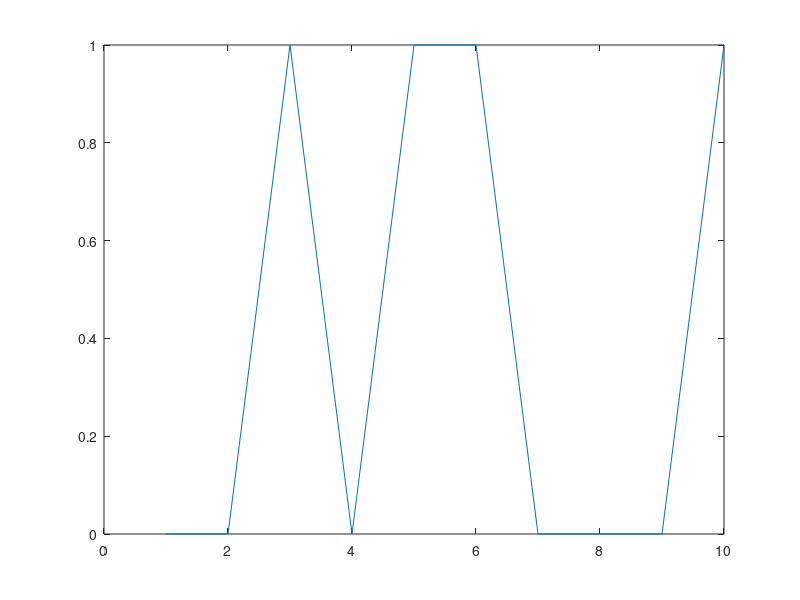
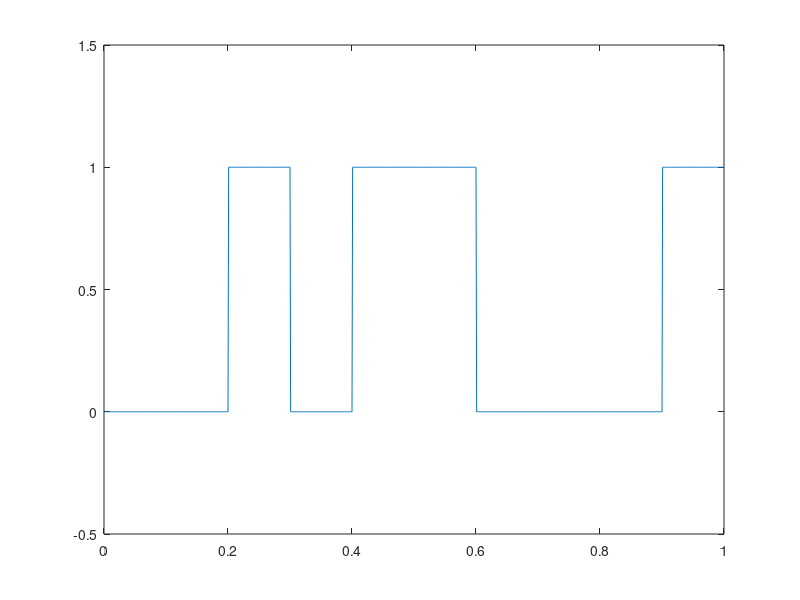
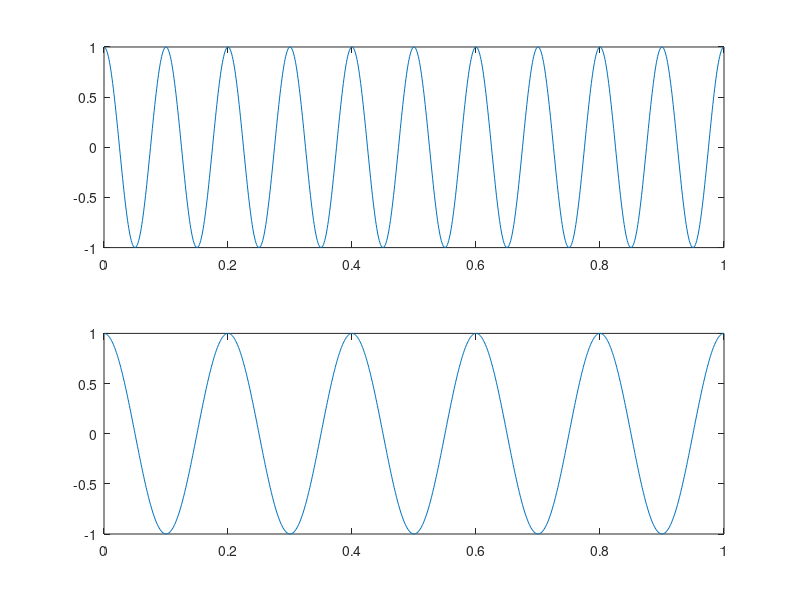
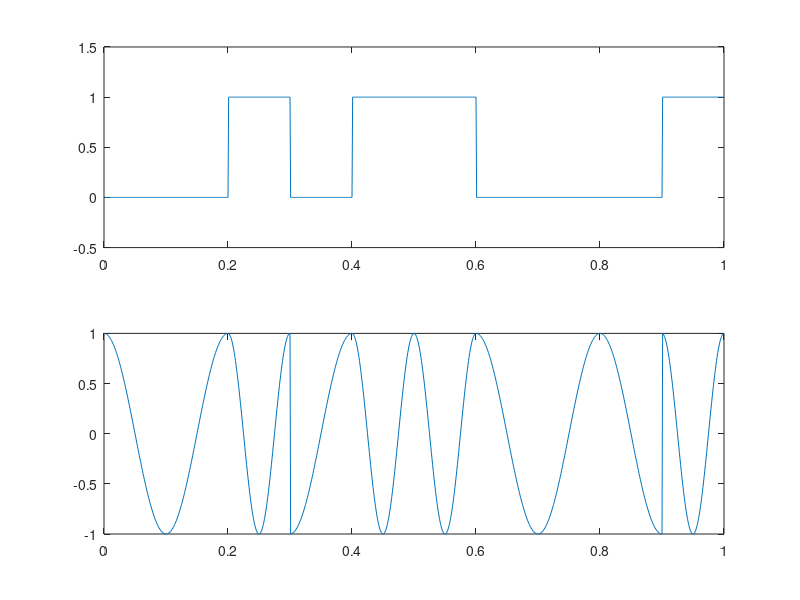

Here is the MATLAB script that generated these plots, in order:
clear all; close all;
num_bit = 10;
bit = rand(1,num_bit);
bit_bin = round(bit);
plot(bit_bin);
wave_bit = bit_bin'*ones(1,100);
wave_bit_wave = reshape(wave_bit',1,1000);
t = 10^-3:10^-3:1;
figure(2);
plot(t,wave_bit_wave);
ylim([-0.5 1.5]);
inv_bit = abs(wave_bit_wave-1);
%%%%%%%
%carriers
f1 = 10;f2 = 5;
ca1 = cos(2*pi*f1*t);
ca2 = cos(2*pi*f2*t);
figure(3);
subplot(2,1,1);
plot(t,ca1);
subplot(2,1,2);
plot(t,ca2);
%%
%FSK WAVE
fsk_wave = ca1.*wave_bit_wave + ca2.*inv_bit;
figure(4);
subplot(2,1,1);
plot(t,wave_bit_wave);
ylim([-0.5 1.5]);
subplot(2,1,2);
plot(t,fsk_wave);

%%%%%
%demodulation FSK
rxf1 = fsk_wave.*ca1;
rxf2 = fsk_wave.*ca2;
figure(5);
subplot(2,1,1);
plot(t,rxf1);
subplot(2,1,2);
plot(t,rxf2);
rx_2nd = rxf1 - rxf2;
figure(6);
subplot(2,1,1);
plot(t,wave_bit_wave);
subplot(2,1,2);
plot(t,rx_2nd);

